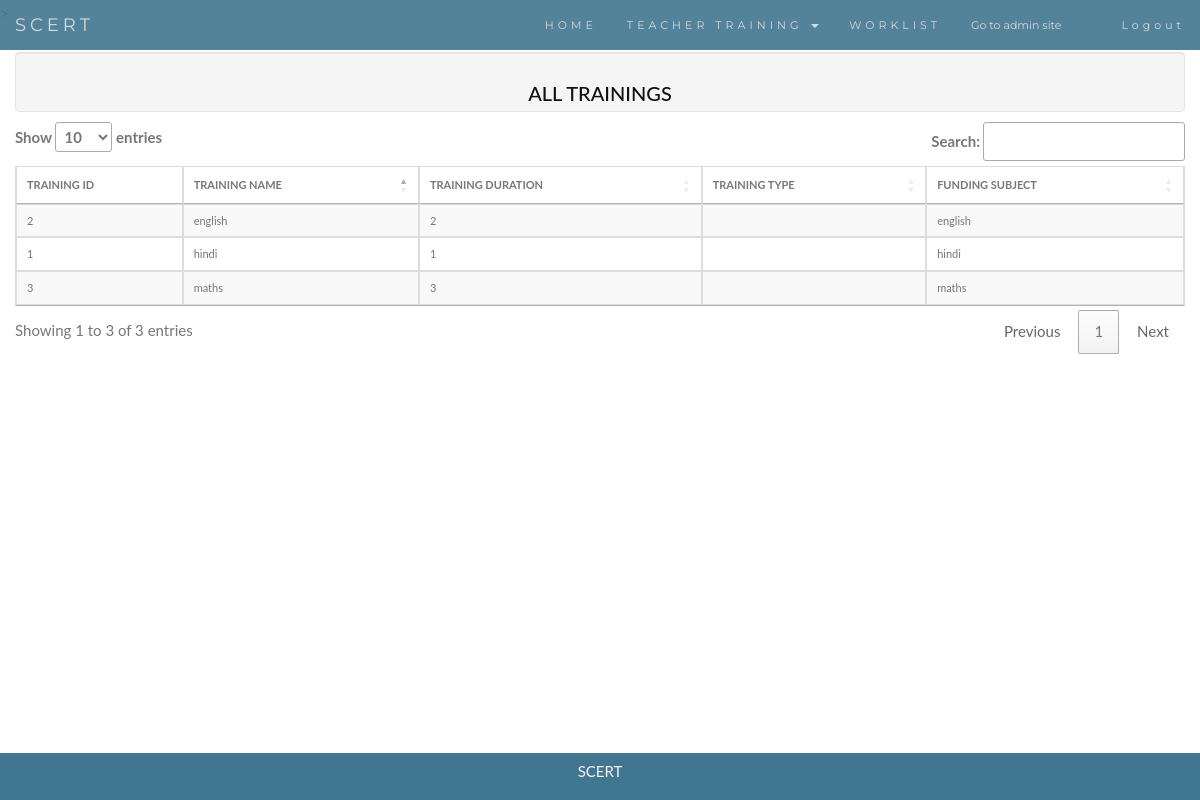
The page /tt/AllTrainings/ on the database its author committed.
### teachertraining/models.py (models this page shows, shortened)
class Training(models.Model):
    name = models.CharField(max_length=200)
    duration = models.IntegerField()
    type_of_training = models.CharField(max_length=200)
    subject = models.CharField(max_length=200)

### teachertraining/views.py (the view)
def AllTrainings(request):
    lAll = Training.objects.all()
    return render(request,'AdminAllTrainings.html',{'lAll':lAll})

### templates/AdminAllTrainings.html (shortened to what this page needs)
{% extends 'BaseAdminLogin.html' %}
{%block content%}
<div class="container " style="padding-top: 25px;padding-bottom: 10px">
<div class="well well-sg" style="height: 60px;text-align: center;margin-bottom: 0px" >
          <h3>ALL TRAININGS</h3>
</div>
</div>
<div class="container" style="padding-top: 0px">
  <table class="table table-bordered table-striped table-hover" >
      <thead>
      <tr>
      <th>TRAINING ID</th>
        <th>TRAINING NAME</th>
        <th>TRAINING DURATION</th>
        <th>TRAINING TYPE</th>
        <th>FUNDING SUBJECT</th>
      </tr>
    </thead>
    <tbody>
{%for itr in lAll%}
      <tr>
        <td>{{itr.id}}</td>
        <td>{{itr.name}}</td>
        <td>{{itr.duration}}</td>
        <td>{{itr.type}}</td>
        <td>{{itr.subject}}</td>
      </tr>
{%endfor%}
  </table>
</div>
{%endblock%}

### templates/BaseAdminLogin.html (style rules this page uses)
body { font: 400 15px/1.8 Lato, sans-serif; color: #777; }
h3, h4 { margin: 10px 0 30px 0; letter-spacing: 0px; font-size: 20px; color: #111; }
table { font-size: 11px; }
.container { padding: 40px 0px; }

### templates/AdminAllTrainings.html (style rules this page uses)
table.dataTable.select tbody tr, table.dataTable thead th:first-child { cursor: pointer; }

### rows shown on the page
Training: id "1", name "hindi", duration "1", subject "hindi"
Training: id "2", name "english", duration "2", subject "english"
Training: id "3", name "maths", duration "3", subject "maths"
